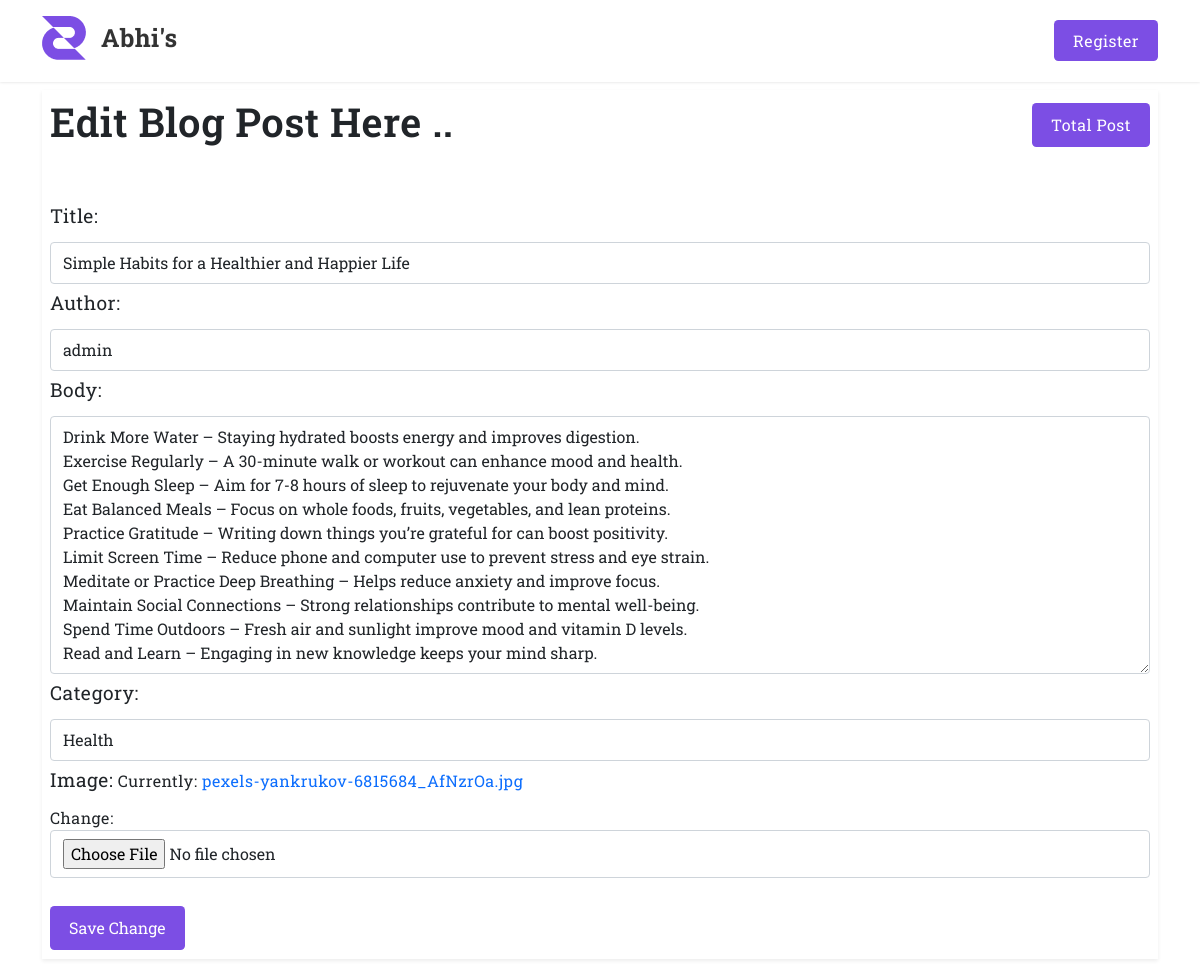
The page /edit-post/4 on the database its author committed.
### app/models.py (models this page shows, shortened)
class PostModel(models.Model):
    title = models.CharField(max_length=80)
    author = models.ForeignKey(User, on_delete=models.CASCADE)
    body = models.TextField(blank=False)
    is_publish = models.BooleanField(default=False)
    like = models.IntegerField(default=0)
    create_at = models.DateField(auto_now_add=True)
    category = models.CharField(max_length=200, blank=True)
    image = models.ImageField(null=True)

### app/views.py (the view)
# urls.py: path("edit-post/<int:pk>", EditPostView, name="editpost"),
def EditPostView(request, pk):
    post = get_object_or_404(PostModel, pk=pk)
    if request.method == "POST":
        form = AddPostForm(request.POST, request.FILES, instance=post)
        if form.is_valid():
            form.save()
            return redirect("/totalpost/")
    form = AddPostForm(instance=post)
    return render(request, "app/editpost.html", {"form": form, "post": post})

### app/form.py
class AddPostForm(ModelForm):
    class Meta:
        model = PostModel
        fields = ["title", "author", "body", "category", "image"]

### templates/app/editpost.html (shortened to what this page needs)
{% extends 'app/userbase.html' %}
{% block content %}
<section class="p-2">
    <div class="container ">
       <div class="col-lg-12 shadow-sm bg-white p-g-5 p-2">
        <div class="d-flex justify-content-between mb-5 align-items-center flex-column flex-lg-row text-center text-lg-start ">
            <h3>
                Edit Blog Post Here ..
            </h3>
            <a href="/totalpost/" class="primary-btn">Total Post</a>
        </div>
        <form  action="/edit-post/{{post.id}}" method="POST" enctype="multipart/form-data">
            {{form}}
            <input type="submit" value="Save Change" class="primary-btn mt-4">
        </form>
       </div>
    </div>
</section>
{% endblock %}

### static/base.css (style rules this page uses)
:root { --primary: #7c4ee4; --primary-dark: #7242e4; --secoundary: #333333; --dark-gay: #666666; --light-gray: #666666; --white: #ffffff; --font-size-h1: 3.5rem; --font-size-h2: 3rem; --font-size-h3: 2.5rem; --font-size-h4: 2rem; --font-size-h5: 1.51rem; --font-size-h6: 1.2rem; --big-p-font: 1.1rem; --small-p-font: 1rem; --line-height: 1.6rem; --font-bold: 600; --box-shadow: 0 0.5rem 1rem rgba(0, 0, 0, 0.15); --box-shadow-sm: 0 0.125rem 0.25rem rgba(0, 0, 0, 0.075); --box-shadow-lg: 0 1rem 3rem rgba(0, 0, 0, 0.175); --border-radius: 0.275rem; }
* { margin: 0; padding: 0; -webkit-box-sizing: border-box; box-sizing: border-box; }
html { scroll-behavior: smooth; }
body { font-optical-sizing: auto; font-weight: 400; font-style: normal; font-family: "Roboto Slab", serif !important; letter-spacing: 0.5px; }
h1, h2, h3, h4, h5, h6 { font-weight: var(--font-bold); }
h3 { font-size: var(--font-size-h3); }
a { text-decoration: none; }
.primary-btn { background-color: var(--primary); color: var(--white); padding: 9px 18px; font-size: var(--small-p-font); border-radius: var(--border-radius); transition: background-color 0.3s ease; border: 1.3px solid transparent; border-radius: var(--border-radius); -webkit-border-radius: var(--border-radius); -moz-border-radius: var(--border-radius); -ms-border-radius: var(--border-radius); -o-border-radius: var(--border-radius); -webkit-transition: all 0.3s ease; -moz-transition: all 0.3s ease; -ms-transition: all 0.3s ease; -o-transition: all 0.3s ease; cursor: pointer; transform: translateY(-1px); -webkit-transform: translateY(-1px); -moz-transform: translateY(-1px); -ms-transform: translateY(-1px); -o-transform: translateY(-1px); }
#id_username, #id_email, #id_password1, #id_password2, #id_password, input[type="text"], input[type="number"], textarea, input[type="number"], input[type="file"], select, option { display: block; width: 100%; padding: 0.5rem 0.75rem; font-size: 1rem; font-weight: 400; line-height: 1.5; color: #212529; background-color: #fff; background-clip: padding-box; border: 1px solid #ced4da; -webkit-appearance: none; -moz-appearance: none; appearance: none; border-radius: 0.25rem; box-shadow: none !important; transition: border-color 0.15sease-in-out, box-shadow 0.15sease-in-out; margin-bottom: 5px; }
label { margin-bottom: 0.7rem; font-size: 1.2rem; text-transform: capitalize; }

### rows shown on the page
PostModel: title "Simple Habits for a Healthier and Happier Life", author "admin", body "Drink More Water – Staying hydrated boosts energy and improves digestion. Exercise Regularly – A 30-minute walk or workout can enhance mood and health. Get Enough Sleep – Aim for 7-8 hours of sleep to rejuvenate your body and mind. Eat Balanced Meals – Focus on whole foods, fruits, vegetables, and lean proteins. Practice Gratitude – Writing down things you’re grateful for can boost positivity. Limit Screen Time – Reduce phone and computer use to prevent stress and eye strain. Meditate or Practice Deep Breathing – Helps reduce anxiety and improve focus. Maintain Social Connections – Strong relationships contribute to mental well-being. Spend Time Outdoors – Fresh air and sunlight improve…", category "Health"
